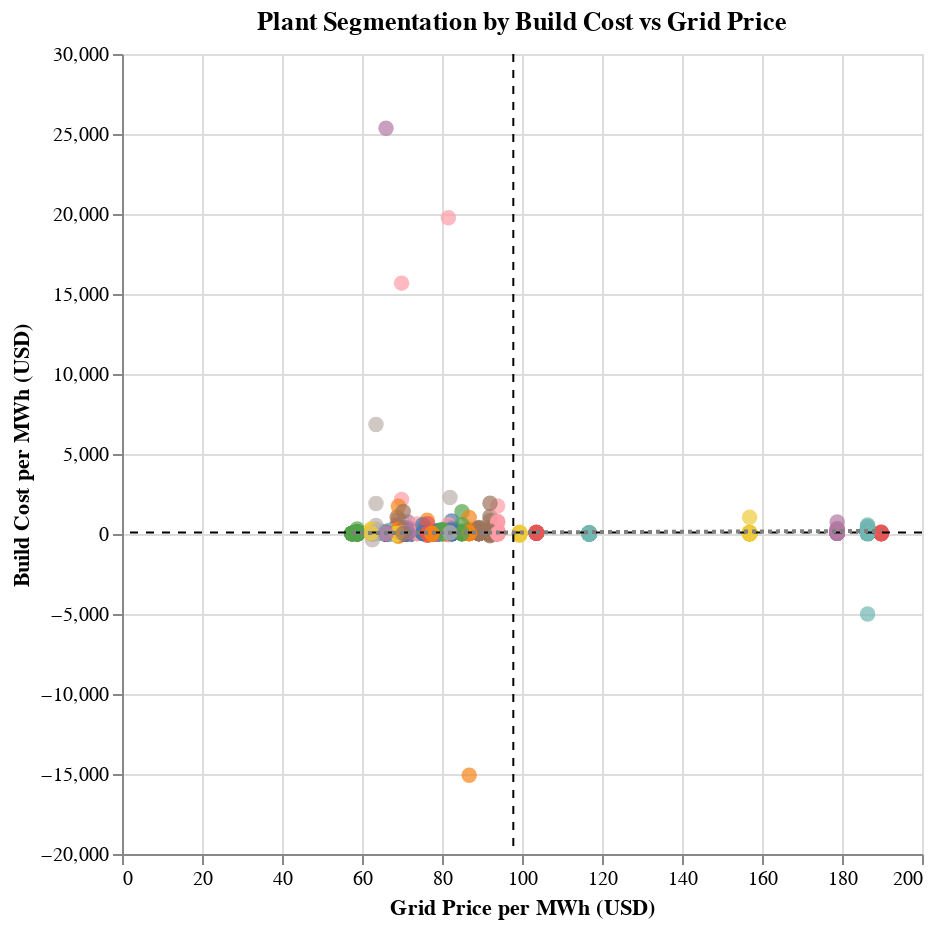

The notebook cell saved with this chart:
### Code cell
import altair as alt
import numpy as np

# Only keep plants with valid, finite data for both axes
gap_data = plants_with_gap[
    plants_with_gap['Build_Cost_per_MWh'].replace([np.inf, -np.inf], np.nan).notna() &
    plants_with_gap['Grid_Price_per_MWh'].replace([np.inf, -np.inf], np.nan).notna()
]

# Calculate medians for quadrant lines
y_median = gap_data['Build_Cost_per_MWh'].median()
x_median = gap_data['Grid_Price_per_MWh'].median()

# Basic scatter plot
scatter = (
    alt.Chart(gap_data)
    .mark_circle(size=60)
    .encode(
        x=alt.X('Grid_Price_per_MWh', title='Grid Price per MWh (USD)'),
        y=alt.Y('Build_Cost_per_MWh', title='Build Cost per MWh (USD)'),
        color=alt.Color('Plant State:N', legend=None),
        tooltip=['Plant Name', 'Plant State', 'Build_Cost_per_MWh', 'Grid_Price_per_MWh']
    )
)

# Add 2x2 segment/quadrant lines for reference (at median, or 1:1 line)
rule_x = alt.Chart(gap_data).mark_rule(color='black', strokeDash=[4,4]).encode(x='mean(Grid_Price_per_MWh):Q')  # Can use mean or vertical 1:1
rule_y = alt.Chart(gap_data).mark_rule(color='black', strokeDash=[4,4]).encode(y='mean(Build_Cost_per_MWh):Q')

# Show 1:1 diagonal for break-even
line_1to1 = alt.Chart(pd.DataFrame({'x': np.linspace(
    min(gap_data['Grid_Price_per_MWh']), max(gap_data['Grid_Price_per_MWh']), 100)}))\
    .transform_calculate(y='datum.x')\
    .mark_line(color='gray', strokeDash=[2,2])\
    .encode(x='x:Q', y='y:Q')

scatter_final = (scatter + rule_x + rule_y + line_1to1).properties(width=400, height=400, title='Plant Segmentation by Build Cost vs Grid Price')
scatter_final

### Figure 1 — Vega-Lite specification as saved in the notebook (floating-point values rounded to 4 significant figures; data arrays with more than 128 entries replaced by an {"elided": "..."} marker saying what was removed)
{"config": {"view": {"continuousWidth": 300, "continuousHeight": 300}}, "layer": [{"mark": {"type": "circle", "size": 60}, "encoding": {"color": {"field": "Plant State", "legend": null, "type": "nominal"}, "tooltip": [{"field": "Plant Name", "type": "nominal"}, {"field": "Plant State", "type": "nominal"}, {"field": "Build_Cost_per_MWh", "type": "quantitative"}, {"field": "Grid_Price_per_MWh", "type": "quantitative"}], "x": {"field": "Grid_Price_per_MWh", "title": "Grid Price per MWh (USD)", "type": "quantitative"}, "y": {"field": "Build_Cost_per_MWh", "title": "Build Cost per MWh (USD)", "type": "quantitative"}}}, {"mark": {"type": "rule", "color": "black", "strokeDash": [4, 4]}, "encoding": {"x": {"aggregate": "mean", "field": "Grid_Price_per_MWh", "type": "quantitative"}}}, {"mark": {"type": "rule", "color": "black", "strokeDash": [4, 4]}, "encoding": {"y": {"aggregate": "mean", "field": "Build_Cost_per_MWh", "type": "quantitative"}}}, {"data": {"name": "data-2bd52b5ebd0b7b3f9ec1fa0d304f647b"}, "mark": {"type": "line", "color": "gray", "strokeDash": [2, 2]}, "encoding": {"x": {"field": "x", "type": "quantitative"}, "y": {"field": "y", "type": "quantitative"}}, "transform": [{"calculate": "datum.x", "as": "y"}]}], "data": {"name": "data-7dd83a2214781ae182ac060f44659572"}, "height": 400, "title": "Plant Segmentation by Build Cost vs Grid Price", "width": 400, "$schema": "https://vega.github.io/schema/vega-lite/v5.8.0.json", "datasets": {"data-7dd83a2214781ae182ac060f44659572": {"elided": "2199 records"}, "data-2bd52b5ebd0b7b3f9ec1fa0d304f647b": [{"x": 57.5}, {"x": 58.84}, {"x": 60.17}, {"x": 61.51}, {"x": 62.85}, {"x": 64.18}, {"x": 65.52}, {"x": 66.85}, {"x": 68.19}, {"x": 69.53}, {"x": 70.86}, {"x": 72.2}, {"x": 73.54}, {"x": 74.87}, {"x": 76.21}, {"x": 77.55}, {"x": 78.88}, {"x": 80.22}, {"x": 81.55}, {"x": 82.89}, {"x": 84.23}, {"x": 85.56}, {"x": 86.9}, {"x": 88.24}, {"x": 89.57}, {"x": 90.91}, {"x": 92.25}, {"x": 93.58}, {"x": 94.92}, {"x": 96.25}, {"x": 97.59}, {"x": 98.93}, {"x": 100.3}, {"x": 101.6}, {"x": 102.9}, {"x": 104.3}, {"x": 105.6}, {"x": 106.9}, {"x": 108.3}, {"x": 109.6}, {"x": 111.0}, {"x": 112.3}, {"x": 113.6}, {"x": 115.0}, {"x": 116.3}, {"x": 117.6}, {"x": 119.0}, {"x": 120.3}, {"x": 121.6}, {"x": 123.0}, {"x": 124.3}, {"x": 125.7}, {"x": 127.0}, {"x": 128.3}, {"x": 129.7}, {"x": 131.0}, {"x": 132.3}, {"x": 133.7}, {"x": 135.0}, {"x": 136.3}, {"x": 137.7}, {"x": 139.0}, {"x": 140.4}, {"x": 141.7}, {"x": 143.0}, {"x": 144.4}, {"x": 145.7}, {"x": 147.0}, {"x": 148.4}, {"x": 149.7}, {"x": 151.0}, {"x": 152.4}, {"x": 153.7}, {"x": 155.1}, {"x": 156.4}, {"x": 157.7}, {"x": 159.1}, {"x": 160.4}, {"x": 161.7}, {"x": 163.1}, {"x": 164.4}, {"x": 165.7}, {"x": 167.1}, {"x": 168.4}, {"x": 169.8}, {"x": 171.1}, {"x": 172.4}, {"x": 173.8}, {"x": 175.1}, {"x": 176.4}, {"x": 177.8}, {"x": 179.1}, {"x": 180.4}, {"x": 181.8}, {"x": 183.1}, {"x": 184.5}, {"x": 185.8}, {"x": 187.1}, {"x": 188.5}, {"x": 189.8}]}}
